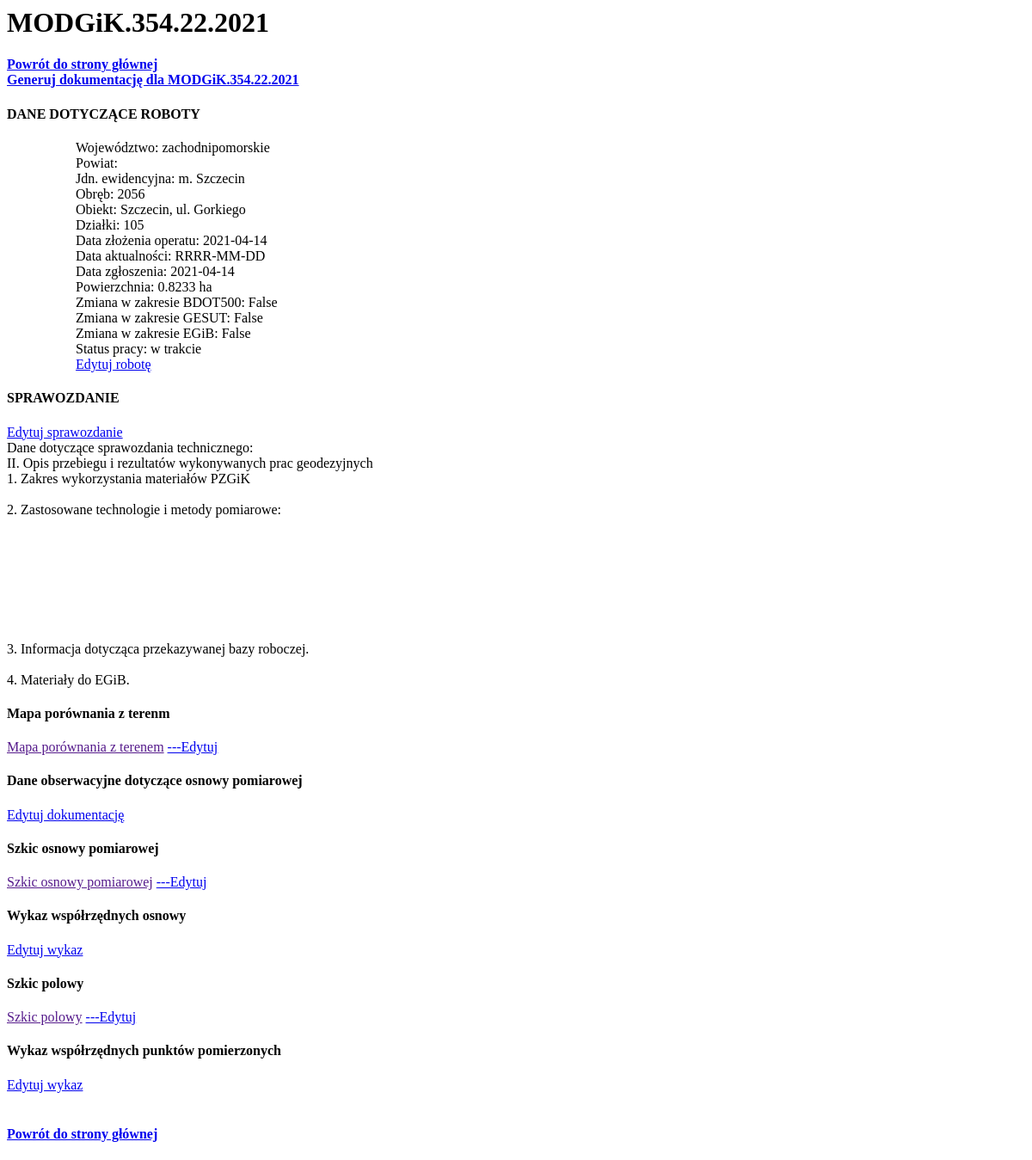
The app's page /2/, older data.
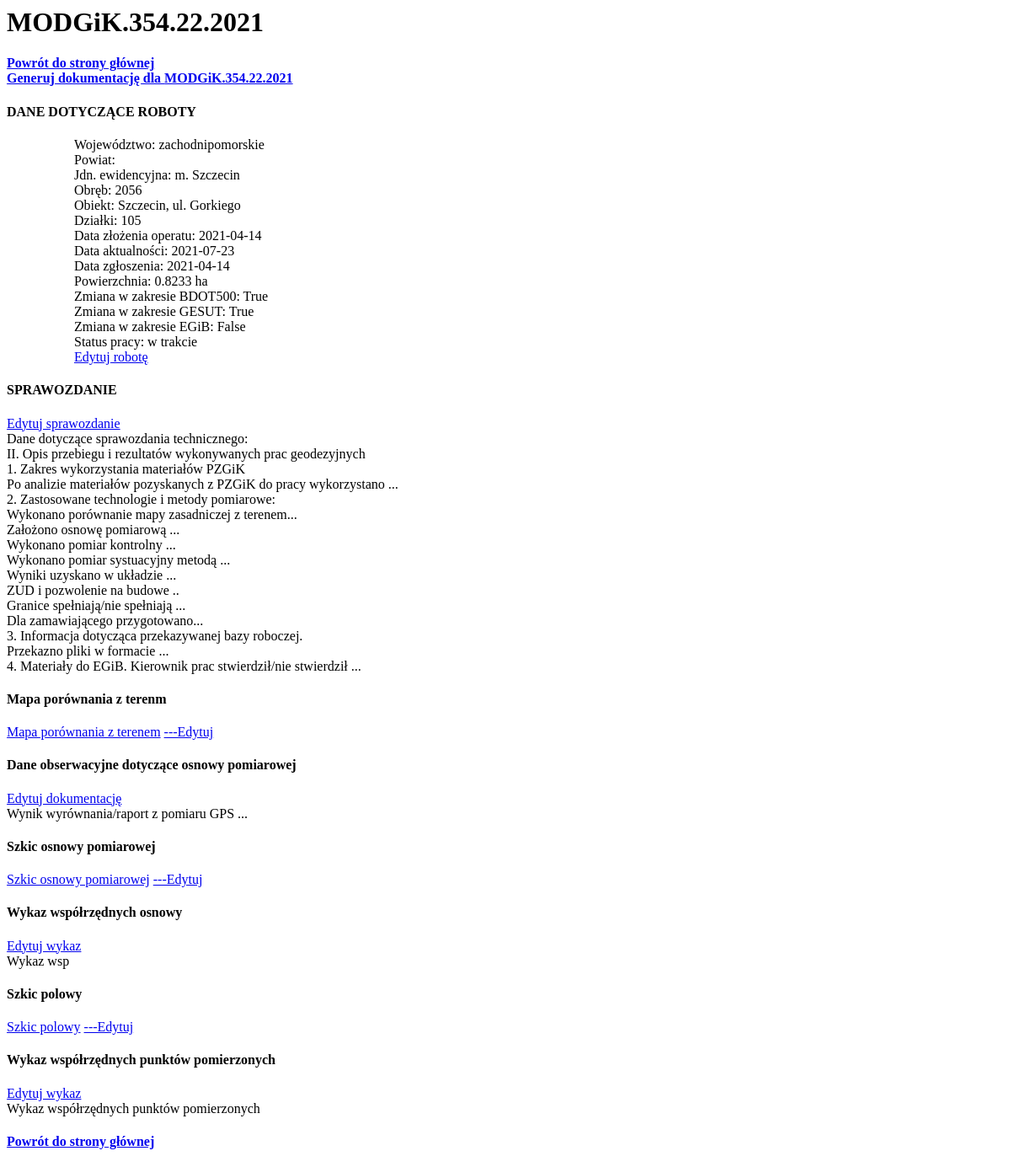
The same page, newer data.
### operat/models.py (models this page shows, shortened)
class Robota(models.Model):
    idpracy=models.CharField(max_length=25, null=True, default='XX.6640.XXXX.RRRR')
    wojew=models.CharField(max_length=50, null=True, default='zachodniopomorskie')
    powiat=models.CharField(max_length=50, null=True)
    jew=models.CharField(max_length=50, null=True)
    obr=models.CharField(max_length=50, null=True)
    obiekt=models.CharField(max_length=100, null=True)
    dzialki=models.CharField(max_length=50, null=True)
    data_aktu=models.CharField(max_length=10, null=True, default='RRRR-MM-DD')
    data_mat=models.CharField(max_length=10, null=True, default='RRRR-MM-DD')
    zmianaBDOT=models.BooleanField(default=False, null=True)
    zmianaGESUT=models.BooleanField(default=False, null=True)
    zmianaEGIB=models.BooleanField(default=False, null=True)
    data_operat=models.CharField(max_length=10, null=True)
    obszar=models.CharField(max_length=50, null=True)
    status=models.CharField(max_length=10, null=True, default='w trakcie')

class Sprawozdanie(models.Model):
    idpracy=models.OneToOneField(Robota, on_delete=models.CASCADE, null=True)
    zakresMat=models.TextField(default='Po analizie materiałów pozyskanych z PZGiK do...')
    techMet1=models.TextField(default='Wykonano porównanie... ')
    techMet2=models.TextField(default='Założono osnowę pomiarową ...')
    techMet3=models.TextField(default='Wykonano pomiar kontrolny ...')
    techMet4=models.TextField(default='Wykonano pomiar systuacyjny metodą ...')
    techMet5=models.TextField(default='Wyniki uzyskano w układzie ...')
    zudpozwolenie=models.TextField(default='ZUD i pozwolenie na budowe ..')
    granice=models.TextField(default='Granice spełniają/nie spełniają ...')
    dokZamawiajacy=models.TextField(default='Dla zamawiającego przygotowano...')
    zasilenie=models.TextField(default='Przekazno pliki w formacie ...')
    egibzmiany=models.TextField(default='Kierownik prac stwierdził/nie stwierdził ...')

class DaneObsOsnPom(models.Model):
    idpracy=models.OneToOneField(Robota, on_delete=models.CASCADE, null=True)
    raport=models.TextField(default='Wynik wyrównania/raport z pomiaru GPS ...')

class WykazWspOsn(models.Model):
    idpracy=models.OneToOneField(Robota, on_delete=models.CASCADE, null=True)
    wykaz=models.TextField(default='Wykaz wsp')

class WykazWspPom(models.Model):
    idpracy=models.OneToOneField(Robota, on_delete=models.CASCADE, null=True)
    wykazpom=models.TextField(default='Wykaz współrzędnych punktów pomierzonych ')

### operat/views.py (the view)
# urls.py: path('<idpracy>/', views.szczegoly, name="szczegoly"),
def szczegoly(request, idpracy):
    robota=get_object_or_404(Robota, pk=idpracy)
    return render(request, 'operat/szczegoly.html', {"Robota":robota, })

### operat/templates/operat/szczegoly.html
{% load static %}
<h1>{{ Robota.idpracy }}</h1>
<a href="\"><h4>Powrót do strony głównej</a><BR>
<a href="/{{Robota.id}}/dokumentacja">Generuj dokumentację dla {{ Robota.idpracy }}</a>
<h4>DANE DOTYCZĄCE ROBOTY</h4>
<ol>
<ul>Województwo: {{ Robota.wojew}}</ul>
<ul>Powiat: {{ Robota.pow }}</ul>
<ul>Jdn. ewidencyjna: {{ Robota.jew }}</ul>
<ul>Obręb: {{Robota.obr}}</ul>
<ul>Obiekt: {{Robota.obiekt}}</ul>
<ul>Działki: {{Robota.dzialki}}</ul>
<ul>Data złożenia operatu: {{Robota.data_operat}}</ul>
<ul>Data aktualności: {{Robota.data_aktu}}</ul>
<ul>Data zgłoszenia: {{Robota.data_operat}}</ul>
<ul>Powierzchnia: {{Robota.obszar}}</ul>
<ul>Zmiana w zakresie BDOT500: {{Robota.zmianaBDOT}}</ul>
<ul>Zmiana w zakresie GESUT: {{Robota.zmianaGESUT}}</ul>
<ul>Zmiana w zakresie EGiB: {{Robota.zmianaEGIB}}</ul>
<ul>Status pracy: {{Robota.status}}</ul>
<ul><a href="/{{Robota.id}}/edycja">Edytuj robotę</a></ul>
</ol>
<h4>SPRAWOZDANIE</h4>
<p>
    <a href="/{{Robota.id}}/edycjaspr">Edytuj sprawozdanie</a><BR>
    Dane dotyczące sprawozdania technicznego:<BR>
    II. Opis przebiegu i rezultatów wykonywanych prac geodezyjnych<BR>
    1.	Zakres wykorzystania materiałów PZGiK <BR>
    {{Robota.sprawozdanie.zakresMat}}<BR>
    2. Zastosowane technologie i metody pomiarowe:<BR>
    {{Robota.sprawozdanie.techMet1}}<BR>
    {{Robota.sprawozdanie.techMet2}}<BR>
    {{Robota.sprawozdanie.techMet3}}<BR>
    {{Robota.sprawozdanie.techMet4}}<BR>
    {{Robota.sprawozdanie.techMet5}}<BR>
    {{Robota.sprawozdanie.zudpozwolenie}}<BR>
    {{Robota.sprawozdanie.granice}}<BR>
    {{Robota.sprawozdanie.dokZamawiajacy}}<BR>
    3. Informacja dotycząca przekazywanej bazy roboczej.<BR>
    {{Robota.sprawozdanie.zasilenie}}<BR>
    4. Materiały do EGiB.
    {{Robota.sprawozdanie.egibzmiany}}<BR>
</p>
<p>
    <h4>Mapa porównania z terenm</h4>
    <a href="{{Robota.mapaporownania.mpztPDF}}">Mapa porównania z terenem</a>
    <a href="/{{Robota.id}}/edycjampzt">---Edytuj</a><BR>
</p>
<p>
    <h4>Dane obserwacyjne dotyczące osnowy pomiarowej</h4>
    <a href="/{{Robota.id}}/edycjadaneobs">Edytuj dokumentację</a><BR>
    {{Robota.daneobsosnpom.raport}}
</p>
<p>
    <h4>Szkic osnowy pomiarowej</h4>
    <a href="{{Robota.szkicosnowypom.szkicPDF}}">Szkic osnowy pomiarowej</a>
    <a href="/{{Robota.id}}/edycjaszkicosn">---Edytuj</a><BR>
</p>
<p>
    <h4>Wykaz współrzędnych osnowy</h4>
    <a href="/{{Robota.id}}/edycjawsposn">Edytuj wykaz</a><BR>
    {{Robota.wykazwsposn.wykaz}}
</p>
<p>
    <h4>Szkic polowy</h4>
    <a href="{{Robota.szkicpolowy.szkicpolPDF}}">Szkic polowy</a>
    <a href="/{{Robota.id}}/edycjaszkicpol">---Edytuj</a><BR>
</p>
<p>
    <h4>Wykaz współrzędnych punktów pomierzonych</h4>
    <a href="/{{Robota.id}}/edycjawsppom">Edytuj wykaz</a><BR>
    {{Robota.wykazwsppom.wykazpom}}<BR>
</p>
<a href="\"><h4>Powrót do strony głównej</h4></a>

Row changes from the older to the newer data that the page shows:
changed Robota "zachodnipomorskie": data_aktu "RRRR-MM-DD" → "2021-07-23"; zmianaBDOT "False" → "True"; zmianaGESUT "False" → "True"; sprawozdanie.zakresMat (not shown) → "Po analizie materiałów pozyskanych z PZGiK do pracy wykorzystano ..."; sprawozdanie.techMet1 (not shown) → "Wykonano porównanie mapy zasadniczej z terenem..."; sprawozdanie.techMet2 (not shown) → "Założono osnowę pomiarową ..."; sprawozdanie.techMet3 (not shown) → "Wykonano pomiar kontrolny ..."; sprawozdanie.techMet4 (not shown) → "Wykonano pomiar systuacyjny metodą ..."; sprawozdanie.techMet5 (not shown) → "Wyniki uzyskano w układzie ..."; sprawozdanie.zudpozwolenie (not shown) → "ZUD i pozwolenie na budowe .."; sprawozdanie.granice (not shown) → "Granice spełniają/nie spełniają ..."; sprawozdanie.dokZamawiajacy (not shown) → "Dla zamawiającego przygotowano..."; sprawozdanie.zasilenie (not shown) → "Przekazno pliki w formacie ..."; sprawozdanie.egibzmiany (not shown) → "Kierownik prac stwierdził/nie stwierdził ..."; daneobsosnpom.raport (not shown) → "Wynik wyrównania/raport z pomiaru GPS ..."; wykazwsposn.wykaz (not shown) → "Wykaz wsp"; wykazwsppom.wykazpom (not shown) → "Wykaz współrzędnych punktów pomierzonych"
